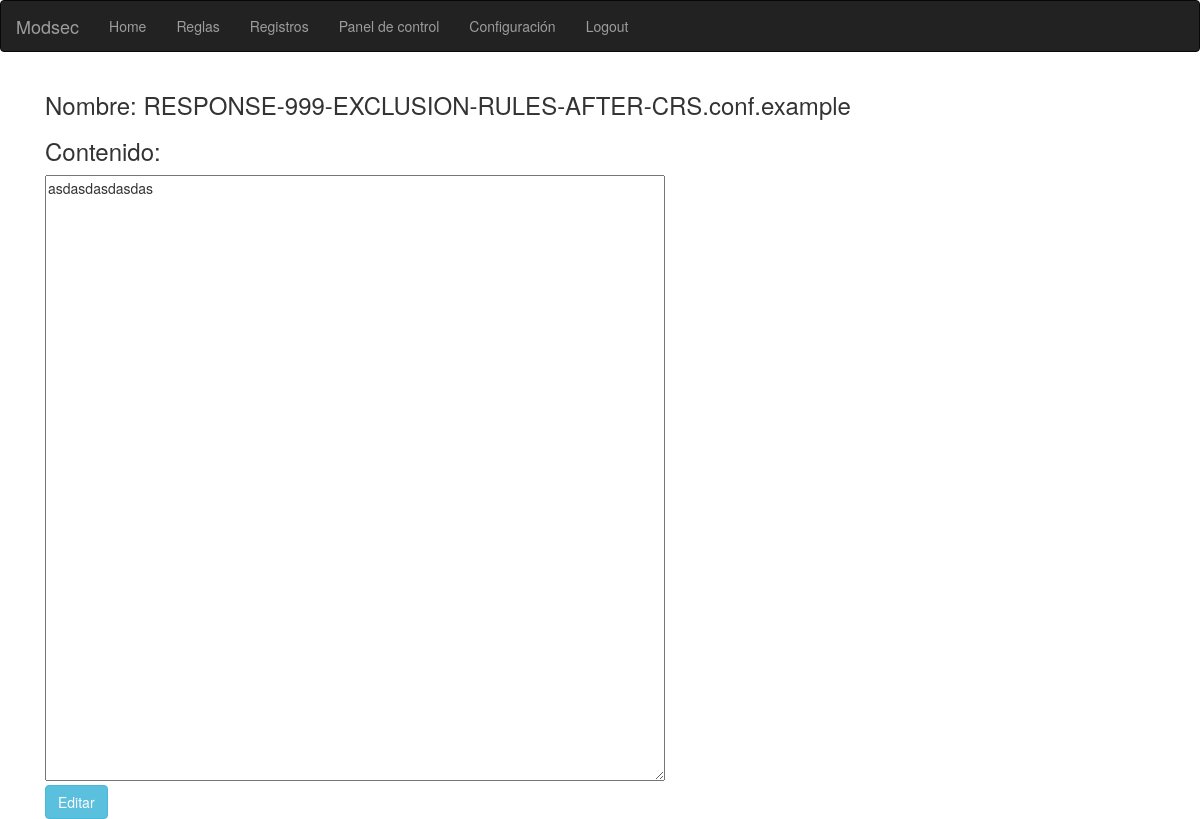
Page /modsec/showRule/264/ (signed in) on the committed database.
### modsec/models.py (models this page shows, shortened)
class Rule(models.Model):
    name= models.CharField(max_length=200)
    text= RichTextField(config_name='default',extra_plugins=['codesnippet'],)
    lastMod=models.DateTimeField(default=timezone.now)
    path=models.ForeignKey(Path,on_delete=models.CASCADE)

### modsec/views.py (the view)
# urls.py: url(r'^showRule/(?P<rule_id>[0-9]+)/$', views.showRule, name='showRule'),
@login_required(login_url='/modsec/login')
def showRule(request,rule_id):
    try:
        rule = Rule.objects.get(pk=rule_id)
    except Rule.DoesNotExist:
        raise Http404("Rule does not exist")
    return render(request, 'modsec/displayRule.html', {'rule': rule})

### modsec/templates/modsec/displayRule.html (shortened to what this page needs)
<!DOCTYPE html>
<html lang="en">
<head>
  <link rel="stylesheet" href="https://maxcdn.bootstrapcdn.com/bootstrap/3.3.7/css/bootstrap.min.css">
</head>
<body>
<nav class="navbar navbar-inverse">
  <div class="container-fluid">
    <div class="navbar-header">
      <a class="navbar-brand" href="/modsec/">Modsec</a>
    </div>
    <ul class="nav navbar-nav">
      <li><a href="/modsec/">Home</a></li>
      <li><a href="/modsec/rules/">Reglas</a></li>
      <li><a href="/modsec/logs/">Registros</a></li>
      <li><a href="/modsec/dashboard/">Panel de control</a></li>
      <li><a href="/modsec/conf/">Configuración</a></li>
      <li><a href="/modsec/logout/">Logout</a></li>
    </ul>
  </div>
</nav>
<div class="container">
      <div class="col-sm-10">
        <h3>Nombre: {{rule.name}}</h3>
         <h3> Contenido:</h3>
          <textarea name="text" id="id_text" required="" rows="30" cols="80" class="vLargeTextField" readonly resize="none">{{rule.text}}
          </textarea>
           <div align="left">
  <a href="/modsec/editRule/{{ rule.id }}" class="btn btn-info">Editar</a>
</div>
      </div>
</div>
</body>
</html>

### rows in the picture
Rule: name "RESPONSE-999-EXCLUSION-RULES-AFTER-CRS.conf.example", text "asdasdasdasdas"
